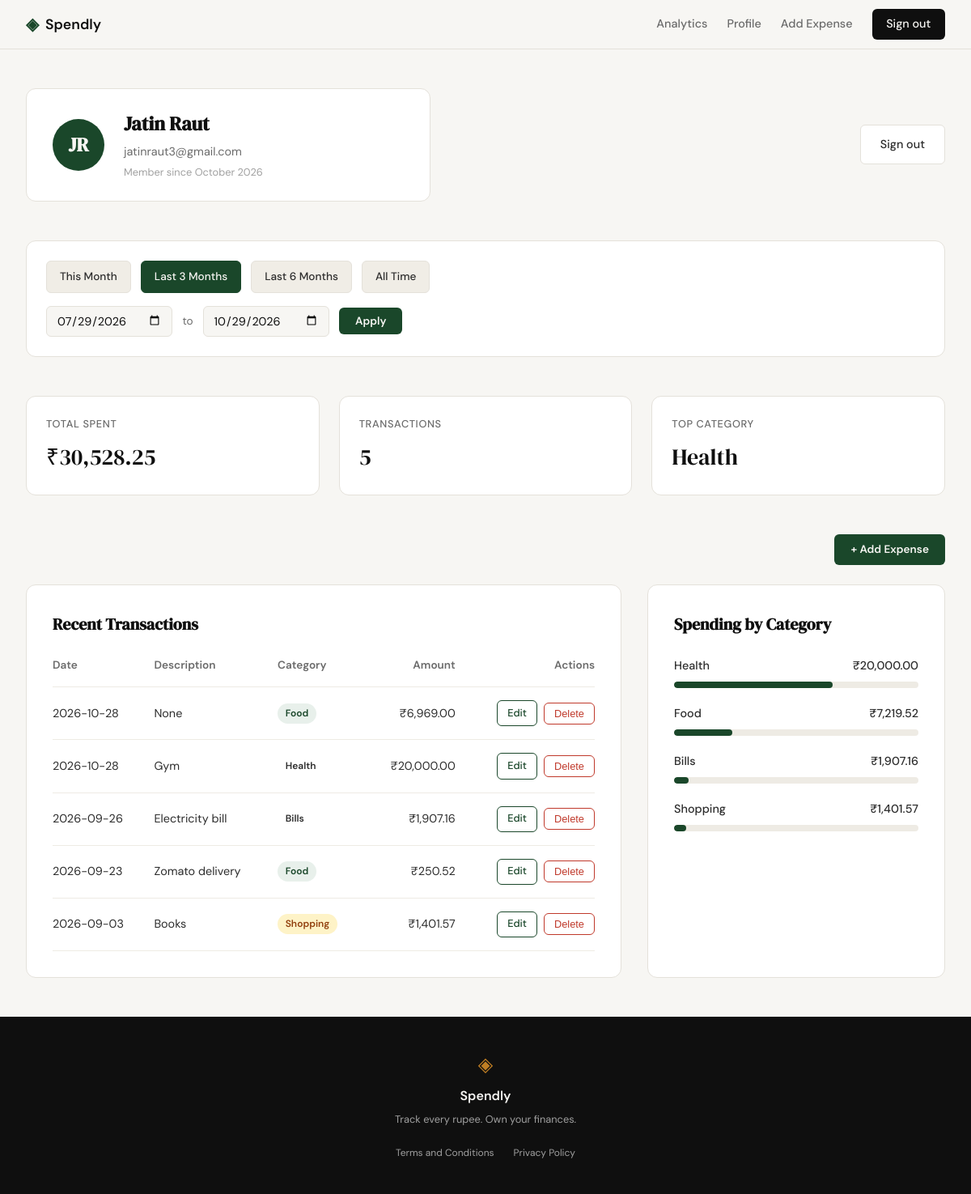
/profile?date_from=2026-07-29&date_to=2026-10-29 (signed in), run on the app's committed database.
### tables this page shows
CREATE TABLE users (
                id INTEGER PRIMARY KEY AUTOINCREMENT,
                name TEXT NOT NULL,
                email TEXT UNIQUE NOT NULL,
                password_hash TEXT NOT NULL,
                created_at TEXT DEFAULT CURRENT_TIMESTAMP
            );

CREATE TABLE expenses (
                id INTEGER PRIMARY KEY AUTOINCREMENT,
                user_id INTEGER NOT NULL,
                amount REAL NOT NULL,
                category TEXT NOT NULL,
                date TEXT NOT NULL,
                description TEXT,
                created_at TEXT DEFAULT CURRENT_TIMESTAMP,
                FOREIGN KEY (user_id) REFERENCES users (id) ON DELETE CASCADE
            );

### app.py (the view)
@app.route("/profile")
def profile():
    if not session.get("user_id"):
        return redirect(url_for("login"))
    user_data = get_user_by_id(session["user_id"])
    if not user_data:
        session.clear()
        return redirect(url_for("login"))
    name_parts = user_data["name"].split()
    initials = "".join([part[0].upper() for part in name_parts if part])
    try:
        created_at = datetime.strptime(user_data["created_at"], "%Y-%m-%d %H:%M:%S")
        joined_date = created_at.strftime("%B %Y")
    except:
        joined_date = "Recently"
    user = {
        "name": user_data["name"],
        "email": user_data["email"],
        "initials": initials,
        "joined_date": joined_date
    }
    date_from = request.args.get("date_from")
    date_to = request.args.get("date_to")
    parsed_from = None
    parsed_to = None
    if date_from:
        try:
            parsed_from = datetime.strptime(date_from, "%Y-%m-%d").date()
        except ValueError:
            date_from = None
    if date_to:
        try:
            parsed_to = datetime.strptime(date_to, "%Y-%m-%d").date()
        except ValueError:
            date_to = None
    if parsed_from and parsed_to and parsed_from > parsed_to:
        flash("Start date must be before end date.", "error")
        date_from = None
        date_to = None
        parsed_from = None
        parsed_to = None
    today = datetime.now().date()
    first_of_month = today.replace(day=1)
    three_months_ago = today - relativedelta(months=3)
    six_months_ago = today - relativedelta(months=6)
    preset_urls = {
        "this_month": url_for('profile',
                              date_from=first_of_month.strftime('%Y-%m-%d'),
                              date_to=today.strftime('%Y-%m-%d')),
        "last_3_months": url_for('profile',
                                  date_from=three_months_ago.strftime('%Y-%m-%d'),
                                  date_to=today.strftime('%Y-%m-%d')),
        "last_6_months": url_for('profile',
                                  date_from=six_months_ago.strftime('%Y-%m-%d'),
                                  date_to=today.strftime('%Y-%m-%d')),
        "all_time": url_for('profile')
    }
    active_preset = None
    if parsed_from and parsed_to:
        if parsed_from == first_of_month and parsed_to == today:
            active_preset = "this_month"
        elif parsed_from == three_months_ago and parsed_to == today:
            active_preset = "last_3_months"
        elif parsed_from == six_months_ago and parsed_to == today:
            active_preset = "last_6_months"
        else:
            active_preset = "custom"
    elif not parsed_from and not parsed_to:
        active_preset = "all_time"
    user_id = session["user_id"]
    stats = get_summary_stats(user_id, date_from=date_from, date_to=date_to)
    transactions = get_recent_transactions(user_id, limit=10, date_from=date_from, date_to=date_to)
    categories = get_category_breakdown(user_id, date_from=date_from, date_to=date_to)
    return render_template(
        "profile.html",
        user=user,
        stats=stats,
        transactions=transactions,
        categories=categories,
        date_from=date_from,
        date_to=date_to,
        active_preset=active_preset,
        preset_urls=preset_urls
    )

### database/db.py (called while the page is built)
def get_db():
    conn = sqlite3.connect(DATABASE_PATH)
    conn.row_factory = sqlite3.Row
    conn.execute("PRAGMA foreign_keys = ON")
    return conn

def get_user_by_id(user_id):
    with get_db() as conn:
        user = conn.execute(
            "SELECT id, name, email, created_at FROM users WHERE id = ?",
            (user_id,)
        ).fetchone()
        return dict(user) if user else None

### database/queries.py (called while the page is built)
def format_amount(amount):
    return f"{amount:,.2f}"

def get_recent_transactions(user_id, limit=10, date_from=None, date_to=None):
    with get_db() as conn:
        where_clause = "WHERE user_id = ?"
        params = [user_id]
        if date_from and date_to:
            where_clause += " AND date BETWEEN ? AND ?"
            params.extend([date_from, date_to])
        params.append(limit)
        rows = conn.execute(
            "SELECT id, date, description, category, amount FROM expenses " + where_clause + " ORDER BY date DESC LIMIT ?",
            params
        ).fetchall()
        return [
            {
                "id": row["id"],
                "date": row["date"],
                "description": row["description"],
                "category": row["category"],
                "category_class": row["category"].lower(),
                "amount": format_amount(row["amount"])
            }
            for row in rows
        ]

### templates/profile.html (shortened to what this page needs)
<!DOCTYPE html>
<html lang="en">
<head>
    <link rel="stylesheet" href="{{ url_for('static', filename='css/profile.css') }}">
</head>
<body>
    {% extends "base.html" %}
    {% block content %}
    <div class="profile-container">
        <header class="profile-header">
            <div class="user-card">
                <div class="avatar">{{ user.initials }}</div>
                <div class="user-details">
                    <h1>{{ user.name }}</h1>
                    <p class="user-email">{{ user.email }}</p>
                    <p class="user-member">Member since {{ user.joined_date }}</p>
                </div>
            </div>
            <a href="{{ url_for('logout') }}" class="logout-btn">Sign out</a>
        </header>
        <section class="filter-bar">
            <div class="filter-presets">
                <a href="{{ preset_urls.this_month }}"
                   class="preset-btn {% if active_preset == 'this_month' %}active{% endif %}">
                    This Month
                </a>
                <a href="{{ preset_urls.last_3_months }}"
                   class="preset-btn {% if active_preset == 'last_3_months' %}active{% endif %}">
                    Last 3 Months
                </a>
                <a href="{{ preset_urls.last_6_months }}"
                   class="preset-btn {% if active_preset == 'last_6_months' %}active{% endif %}">
                    Last 6 Months
                </a>
                <a href="{{ preset_urls.all_time }}"
                   class="preset-btn {% if active_preset == 'all_time' %}active{% endif %}">
                    All Time
                </a>
            </div>
            <form method="GET" action="{{ url_for('profile') }}" class="filter-custom">
                <input type="date"
                       id="date_from"
                       name="date_from"
                       value="{{ date_from or '' }}"
                       class="date-input">
                <span class="filter-separator">to</span>
                <input type="date"
                       id="date_to"
                       name="date_to"
                       value="{{ date_to or '' }}"
                       class="date-input">
                <button type="submit" class="filter-submit-btn">Apply</button>
            </form>
        </section>
        <section class="stats-grid">
            <div class="stat-card">
                <span class="stat-label">Total Spent</span>
                <span class="stat-value">₹{{ stats.total_spent }}</span>
            </div>
            <div class="stat-card">
                <span class="stat-label">Transactions</span>
                <span class="stat-value">{{ stats.count }}</span>
            </div>
            <div class="stat-card">
                <span class="stat-label">Top Category</span>
                <span class="stat-value">{{ stats.top_category }}</span>
            </div>
        </section>
        <div style="display: flex; justify-content: flex-end; margin-bottom: -1.5rem;">
            <a href="{{ url_for('add_expense') }}" class="filter-submit-btn" style="text-decoration: none; display: inline-flex; align-items: center; gap: 0.5rem;">+ Add Expense</a>
        </div>
        <div class="profile-main-grid">
            <section class="history-section">
                <h2>Recent Transactions</h2>
                <div class="table-wrapper">
                    <table class="history-table">
                        <thead>
                            <tr>
                                <th>Date</th>
                                <th>Description</th>
                                <th>Category</th>
                                <th class="text-right">Amount</th>
                                <th class="text-right">Actions</th>
                            </tr>
                        </thead>
                        <tbody>
                            {% for tx in transactions %}
                            <tr>
                                <td>{{ tx.date }}</td>
                                <td>{{ tx.description }}</td>
                                <td><span class="category-badge badge-{{ tx.category_class }}">{{ tx.category }}</span></td>
                                <td class="text-right">₹{{ tx.amount }}</td>
                                <td class="text-right">
                                    <div style="display: inline-flex; gap: 0.5rem; align-items: center; justify-content: flex-end;">
                                        <a href="{{ url_for('edit_expense', id=tx.id) }}" class="btn-edit">Edit</a>
                                        <form method="POST" action="{{ url_for('delete_expense_route', id=tx.id) }}" style="display:inline; margin:0;" onsubmit="return confirm('Delete this expense?')">
                                            <button type="submit" class="btn-delete">Delete</button>
                                        </form>
                                    </div>
                                </td>
                            </tr>
                            {% endfor %}
                        </tbody>
                    </table>
                </div>
            </section>
            <section class="breakdown-section">
                <h2>Spending by Category</h2>
                <div class="category-list">
                    {% for cat in categories %}
                    <div class="category-item">
                        <div class="category-info">
                            <span class="category-name">{{ cat.name }}</span>
                            <span class="category-amount">₹{{ cat.amount }}</span>
                        </div>
                        <div class="progress-bar">
                            <div class="progress-fill" style="width: {{ cat.percentage }}%"></div>
                        </div>
                    </div>
                    {% endfor %}
                </div>
            </section>
        </div>
    </div>
    {% endblock %}

### static/css/profile.css (style rules this page uses)
.profile-container { max-width: var(--max-width); margin: 0 auto; padding: 3rem 2rem; display: flex; flex-direction: column; gap: 3rem; }
.filter-bar { display: flex; flex-direction: column; gap: 1rem; background: var(--paper-card); border: 1px solid var(--border); border-radius: var(--radius-md); padding: 1.5rem; }
.filter-presets { display: flex; gap: 0.75rem; flex-wrap: wrap; }
.preset-btn { padding: 0.5rem 1rem; background: var(--paper-warm); border: 1px solid var(--border); border-radius: var(--radius-sm); color: var(--ink-soft); font-size: 0.85rem; font-weight: 500; text-decoration: none; transition: all 0.2s; cursor: pointer; }
.preset-btn.active { background: var(--accent); color: var(--paper); border-color: var(--accent); }
.filter-custom { display: flex; align-items: center; gap: 0.75rem; flex-wrap: wrap; }
.date-input { padding: 0.5rem 0.75rem; background: var(--paper); border: 1px solid var(--border); border-radius: var(--radius-sm); color: var(--ink); font-family: var(--font-body); font-size: 0.9rem; transition: border-color 0.2s; }
.filter-separator { color: var(--ink-muted); font-size: 0.85rem; }
.filter-submit-btn { padding: 0.5rem 1.25rem; background: var(--accent); color: var(--paper); border: none; border-radius: var(--radius-sm); font-family: var(--font-body); font-size: 0.85rem; font-weight: 600; cursor: pointer; transition: background 0.2s; }
.profile-header { display: flex; justify-content: space-between; align-items: center; }
.user-card { display: flex; align-items: center; gap: 1.5rem; background: var(--paper-card); border: 1px solid var(--border); border-radius: var(--radius-md); padding: 1.5rem 2rem; flex: 1; max-width: 500px; }
.logout-btn { padding: 0.75rem 1.5rem; background: var(--paper-card); border: 1px solid var(--border); border-radius: var(--radius-sm); color: var(--ink-soft); text-decoration: none; font-size: 0.9rem; font-weight: 500; transition: all 0.2s; }
.avatar { width: 64px; height: 64px; background: var(--accent); color: var(--paper); border-radius: 50%; display: flex; align-items: center; justify-content: center; font-family: var(--font-display); font-size: 1.5rem; font-weight: 600; }
.user-details h1 { font-family: var(--font-display); font-size: 1.5rem; color: var(--ink); margin-bottom: 0.25rem; }
.user-email { font-size: 0.9rem; color: var(--ink-muted); margin-bottom: 0.25rem; }
.user-member { font-size: 0.8rem; color: var(--ink-faint); }
.stats-grid { display: grid; grid-template-columns: repeat(3, 1fr); gap: 1.5rem; }
.stat-card { background: var(--paper-card); border: 1px solid var(--border); border-radius: var(--radius-md); padding: 1.5rem; display: flex; flex-direction: column; gap: 0.5rem; }
.stat-label { font-size: 0.8rem; font-weight: 500; color: var(--ink-muted); text-transform: uppercase; letter-spacing: 0.05em; }
.stat-value { font-family: var(--font-display); font-size: 1.75rem; color: var(--ink); }
.profile-main-grid { display: grid; grid-template-columns: 2fr 1fr; gap: 2rem; }
.history-section, .breakdown-section { background: var(--paper-card); border: 1px solid var(--border); border-radius: var(--radius-md); padding: 2rem; }
.history-section h2, .breakdown-section h2 { font-family: var(--font-display); font-size: 1.25rem; margin-bottom: 1.5rem; color: var(--ink); }
.table-wrapper { overflow-x: auto; }
.history-table { width: 100%; border-collapse: collapse; text-align: left; }
.history-table th { font-size: 0.85rem; font-weight: 600; color: var(--ink-muted); padding-bottom: 1rem; border-bottom: 1px solid var(--border-soft); }
.history-table td { padding: 1rem 0; border-bottom: 1px solid var(--border-soft); font-size: 0.9rem; color: var(--ink-soft); }
.text-right { text-align: right; }
.category-badge { display: inline-block; padding: 0.2rem 0.6rem; border-radius: 999px; font-size: 0.75rem; font-weight: 600; }
.badge-food { background: var(--accent-light); color: var(--accent); }
.badge-shopping { background: #fef3c7; color: #92400e; }
.category-list { display: flex; flex-direction: column; gap: 1.25rem; }
.category-item { display: flex; flex-direction: column; gap: 0.5rem; }
.category-info { display: flex; justify-content: space-between; font-size: 0.9rem; font-weight: 500; color: var(--ink-soft); }
.progress-bar { height: 8px; background: var(--border-soft); border-radius: 999px; overflow: hidden; }
.progress-fill { height: 100%; background: var(--accent); border-radius: 999px; }

### data on the page
users: name "Jatin Raut", email "jatinraut3@gmail.com"
expenses: top_category "Health", date "2026-10-28", description "Gym", category "Health", amount "20,000.00", name "Health", {{ cat.percentage }} 65 (drawn)
expenses: date "2026-10-28", description "None", category "Food", amount "6,969.00"
expenses: date "2026-09-26", description "Electricity bill", category "Bills", amount "1,907.16", name "Bills", {{ cat.percentage }} 6 (drawn)
expenses: date "2026-09-23", description "Zomato delivery", category "Food", amount "250.52"
expenses: date "2026-09-03", description "Books", category "Shopping", amount "1,401.57", name "Shopping", {{ cat.percentage }} 5 (drawn)

### other printed values
{{ user.initials }} "JR"
{{ user.joined_date }} "October 2026"
{{ stats.total_spent }} "30,528.25"
{{ stats.count }} "5"
{{ cat.name }} "Food"
{{ cat.amount }} "7,219.52"
